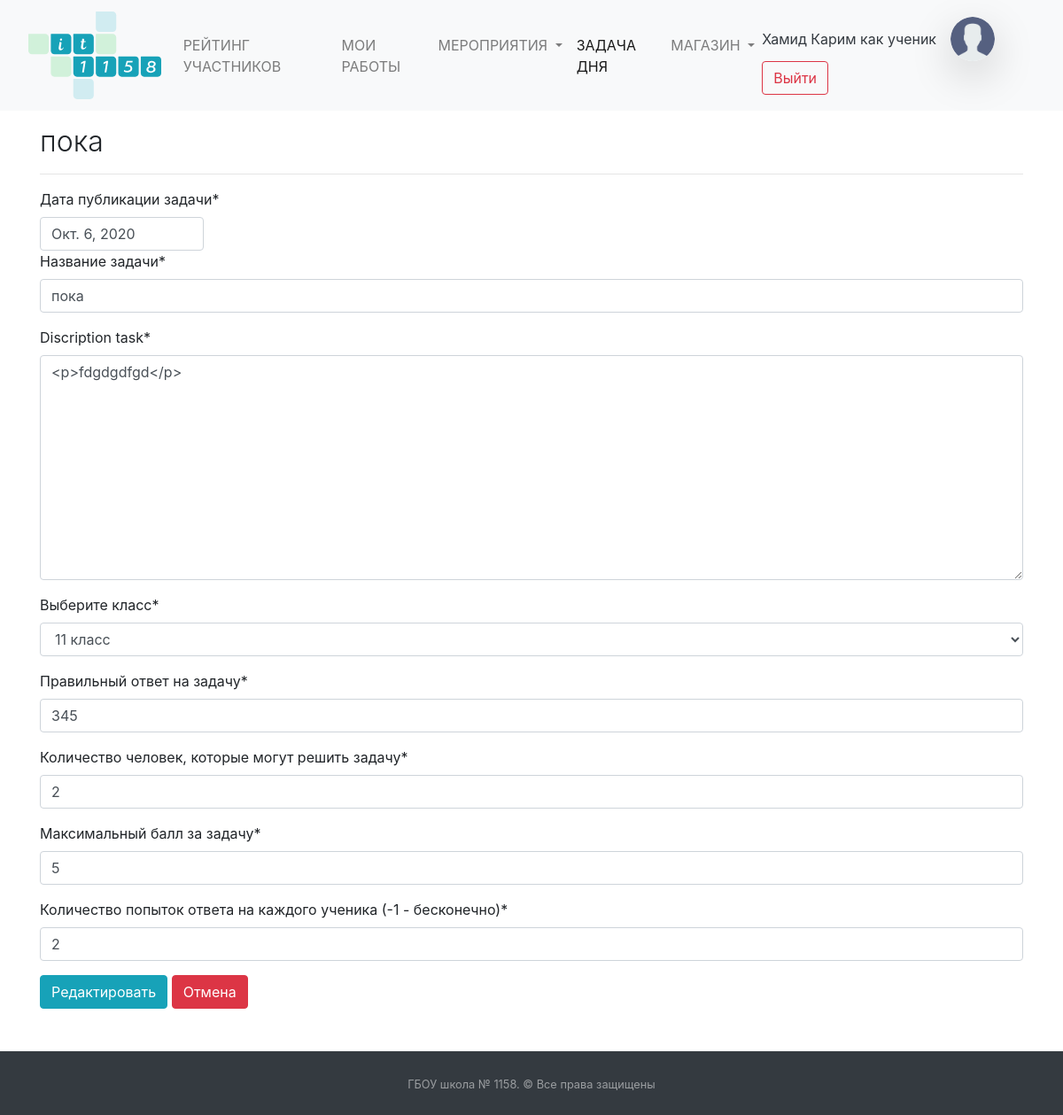
Screenshot of /daytask/edit/4 (signed in) with the database file from the repository.
### mainapp/models.py (models this page shows, shortened)
class Puples(models.Model):
    STATUS_CHOICES = (
        ('ST10', 'Ученик 10 ИТ-класса'),
        ('ST11', 'Ученик 11 ИТ-класса'),
        ('APP', 'Кандидат в ИТ-класс'),
        ('TEACH', 'Учитель')
    )
    PROGRESS_CHOICES = (
        (0, '0'),
        (25, '25'),
        (50, '50'),
        (75, '75'),
        (100, '100'),
    )
    name = models.CharField("Имя", null=True, max_length=50)
    surname = models.CharField("Фамилия", null=True, max_length=100)
    rate = models.PositiveIntegerField("Рейтинг ученика", default=0)
    image = models.ImageField("Фотография профиля", blank=True, upload_to="puples_photo",
                              default="puples_photo/user-2.png")
    user = models.OneToOneField(User, on_delete=models.CASCADE, null=True, default='',
                                verbose_name="Связь с таблицей пользователей")
    status = models.CharField("Статуc", choices=STATUS_CHOICES, default='ST10', max_length=30)
    applicant_first_result = models.FloatField("Результат первого этапа", blank=True, default=0)
    applicant_progress = models.IntegerField(verbose_name="Прогресс", choices=PROGRESS_CHOICES, default=0, blank=True)
    email = models.EmailField(verbose_name="Email", default="")
    phone = models.CharField(max_length=12, verbose_name="Телефон", default="")
    class Meta:
        verbose_name = "Пользователи"
        verbose_name_plural = "Пользователи"

### daytask/models.py (models this page shows, shortened)
class Tasks(models.Model):
    STATUS_CHOICES = (
        ('ST10', '10 класс'),
        ('ST11', '11 класс'),
    )
    date = models.DateField("Дата задачи", null=True)
    name = models.CharField("Название задачи", null=True, max_length=150)
    discription_task = HTMLField("Условие задачи")
    status_task = models.CharField("Выберите класс", choices=STATUS_CHOICES, default='ST10', max_length=30)
    result = models.CharField(null=True, verbose_name="Правильный ответ на задачу", max_length=200)
    count_answer = models.IntegerField(default=2,
                                       verbose_name="Количество человек, которые могут решить задачу")
    score = models.IntegerField("Максимальный балл за задачу", default=5)
    tries = models.IntegerField(default=-1, verbose_name="Количество попыток ответа на каждого ученика (-1 - бесконечно)")
    tries_list = models.CharField(default="", verbose_name="ID учеников, совершившие попытку",
                                                max_length=200,
                                                blank=True)
    id_puple_correct_answers = models.CharField(default="", verbose_name="ID учеников, кто дал правильный ответ",
                                                max_length=200,
                                                blank=True)
    class Meta:
        verbose_name = "Задача дня"
        verbose_name_plural = "Задача дня"

### daytask/views.py (the view, shortened to what this page needs)
# urls.py: path('edit/<int:id>', views.DayTaskEditView.as_view(), name='Редактирование задачи дня'),
class DayTaskEditView(DayTaskAddView):
    template_name = "daytask/daytask_edit.html"
    queryset = Tasks
    login_url = '/login/'
    form_class = TaskForm
    def get_context_data(self, *, object_list=None, **kwargs):
        context = super().get_context_data(**kwargs)
        context['task'] = Tasks.objects.get(id=int(self.kwargs['id']))
        yy, mm, dd = map(str, str(context['task'].date).split("-"))
        context['date'] = dd + "." + mm + "." + yy
        context['form'] = TaskForm(
            initial={"name": context['task'].name,
                     "discription_task": context['task'].discription_task,
                     "status_task": context['task'].status_task,
                     "result": context['task'].result,
                     "count_answer": context['task'].count_answer,
                     "score": context['task'].score,
                     "tries": context['task'].tries})
        return context

### daytask/forms.py
class TaskForm(forms.ModelForm):
    class Meta:
        model = Tasks
        fields = (
            "date", "name", "discription_task", "status_task", "result", "count_answer", "score", "tries")

### mainapp/addons_python/views_addons_classes.py (called while the page is built)
    def get_context_data(self, *, object_list=None, **kwargs):
        context = super().get_context_data(**kwargs)
        context['events_new'] = Events.objects.filter(check=False).count()
        context['applicants_count'] = Puples.objects.filter(
            status="APP").count()
        return context

### templates/daytask/daytask_edit.html (shortened to what this page needs)
{% extends  'base.html' %}
{% load static %}
{% load crispy_forms_tags %}
{% block main %}
<div class="container pt-3">
    <h2 class="font-weight-light">{{ task.name }}</h2>
    <hr>
    <form method="post">
        <div class="form-row">
            <div class="form-group col-12 mb-0">
                <label for="datepicker">Дата публикации задачи*</label>
                <input type="text" class="form-control col-xl-2" id="datepicker" placeholder="Выберите дату"
                       name="date" value="{{ task.date }}" required>
            </div>
            <div class="form-group col-12 mb-0">
                {{ form.name|as_crispy_field }}
            </div>
            <div class="form-group col mb-0">
                {{ form.discription_task|as_crispy_field }}
            </div>
            <div class="form-group col-12 mb-0">
                {{ form.status_task|as_crispy_field }}
            </div>
            <div class="form-group col-12 mb-0">
                {{ form.result|as_crispy_field }}
            </div>
            <div class="form-group col-12 mb-0">
                {{ form.count_answer|as_crispy_field }}
            </div>
            <div class="form-group col-12 mb-0">
                {{ form.score|as_crispy_field }}
            </div>
            <div class="form-group col-12 mb-0">
                {{ form.tries|as_crispy_field }}
            </div>
            <div class="form-group col-12 mb-0">
                <button type="submit" class="btn btn-info">Редактировать</button>
                <a class="btn btn-danger" href="javascript:history.back()" role="button">Отмена</a>
            </div>
        </div>
    </form>
</div>
{% endblock %}
{% block detail_active_task %} active{% endblock %}

### templates/base.html (shortened to what this page needs)
<!DOCTYPE html>
<html lang="ru">
{% load static %}
<head>
    <link href="{% static 'css/bootstrap.css' %}" rel="stylesheet" type="text/css">
    <link href="{% static 'css/style.css' %}" rel="stylesheet" type="text/css">
    <link href="{% static 'css/pre.css' %}" rel="stylesheet" type="text/css">
    <link rel="stylesheet" href="//code.jquery.com/ui/1.12.1/themes/base/jquery-ui.css">
    <link rel="stylesheet" href="/resources/demos/style.css">
</head>
<body>
<div class="container-fuild">
    <nav class="navbar navbar-expand-lg navbar-light bg-light">
        <a href="/" class="navbar-brand">
            <img class="img-fluid mx-3"
                 width="150" height="150"
                 src="{% static '/images/logo_it_class.svg' %}"></a>
        <div class="collapse navbar-collapse" id="navbarSupportedContent">
            <ul class="navbar-nav mr-auto">
                {% if user.is_authenticated and user.puples.status != "APP" %}
                    <li class="nav-item">
                        <a class="nav-link{% block detail_active %}{% endblock %}" href="/rate">РЕЙТИНГ УЧАСТНИКОВ</a>
                    </li>
                {% endif %}
                {% if user.is_authenticated and user.puples.status != "APP" %}
                    <li class="nav-item">
                        <a class="nav-link{% block detail_active_works %}{% endblock %}" href="/works">МОИ РАБОТЫ</a>
                    </li>
                {% endif %}
                <li class="nav-item dropdown">
                    <a class="nav-link dropdown-toggle{% block detail_active_hach %}{% endblock %}" href="#"
                       id="navbarDropdown" role="button"
                       data-toggle="dropdown" aria-haspopup="true" aria-expanded="false">
                        МЕРОПРИЯТИЯ
                    </a>
                </li>
                {% if user.is_authenticated and user.puples.status != "APP" %}
                    <li class="nav-item">
                        <a class="nav-link{% block detail_active_task %}{% endblock %}" href="/daytask/">ЗАДАЧА ДНЯ</a>
                    </li>
                    <li class="nav-item dropdown">
                        <a class="nav-link {% block market_active %}{% endblock %} dropdown-toggle" href="#"
                           id="navbarDropdown" role="button"
                           data-toggle="dropdown" aria-haspopup="true" aria-expanded="false">
                            МАГАЗИН
                        </a>
                    </li>
                {% endif %}
            </ul>
            <form class="form-inline my-2 my-lg-0">
                {% if user.is_authenticated %}
                    <a class="nav-link text-dark disabled p-0"
                       href="/account/">{{ user.last_name }} {{ user.first_name }}</a>
                    <a href="/account/">
                        <img class="img-fluid mx-3 rounded-circle shadow-lg"
                             style="width: 50px; object-fit: cover; height:50px;"
                             src="{{ user.puples.image.url }}"></a>
                {% endif %}
                {% if user.username == "" %}
                    <a class="nav-link disabled" href="#">Гость</a>
                    <a class="btn btn-outline-success my-2 my-sm-0" href="/login">Войти</a>
                {% else %}
                    <a class="btn btn-outline-danger my-2 my-sm-0" href="/logout">Выйти</a>
                {% endif %}
            </form>
        </div>
    </nav>
    {% block main %}
    {% endblock %}
    <footer id="sticky-footer" class="py-4 bg-dark text-white-50 mt-5">
        <div class="container text-center">
            <small>ГБОУ школа № 1158. &copy; Все права защищены</small>
        </div>
    </footer>
</div>
</body>
</html>

### rows the page displays
Tasks: name "пока", date "Окт. 6, 2020", discription_task "<p>fdgdgdfgd</p>", status_task "11 класс", result "345", count_answer "2", score "5", tries "2"

### other values shown
{{ user.last_name }} "Хамид"
{{ user.first_name }} "Карим как ученик"
